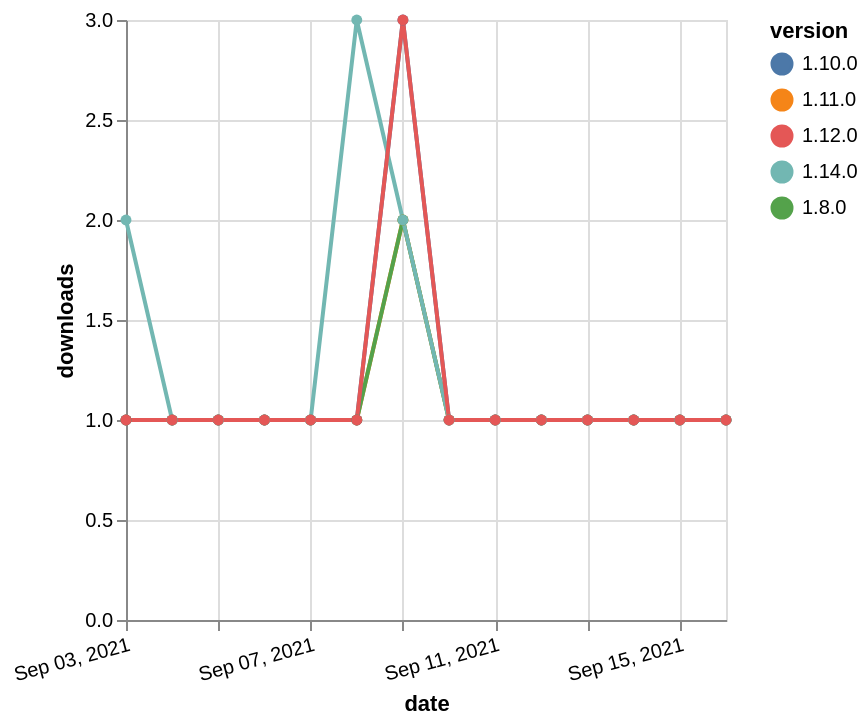

Write the Vega-Lite specification saved for this chart.
### Vega-Lite specification from a JSON file in a GitHub repository (floating-point values rounded to 4 significant figures)
{"$schema": "https://vega.github.io/schema/vega-lite/v5.json", "description": "A simple bar chart with embedded data.", "data": {"values": [{"date": "2021-09-03", "total": 202, "delta": 1, "version": "1.11.0"}, {"date": "2021-09-04", "total": 203, "delta": 1, "version": "1.11.0"}, {"date": "2021-09-05", "total": 204, "delta": 1, "version": "1.11.0"}, {"date": "2021-09-06", "total": 205, "delta": 1, "version": "1.11.0"}, {"date": "2021-09-07", "total": 206, "delta": 1, "version": "1.11.0"}, {"date": "2021-09-08", "total": 207, "delta": 1, "version": "1.11.0"}, {"date": "2021-09-09", "total": 209, "delta": 2, "version": "1.11.0"}, {"date": "2021-09-10", "total": 210, "delta": 1, "version": "1.11.0"}, {"date": "2021-09-11", "total": 211, "delta": 1, "version": "1.11.0"}, {"date": "2021-09-12", "total": 212, "delta": 1, "version": "1.11.0"}, {"date": "2021-09-13", "total": 213, "delta": 1, "version": "1.11.0"}, {"date": "2021-09-14", "total": 214, "delta": 1, "version": "1.11.0"}, {"date": "2021-09-15", "total": 215, "delta": 1, "version": "1.11.0"}, {"date": "2021-09-16", "total": 216, "delta": 1, "version": "1.11.0"}, {"date": "2021-09-03", "total": 254, "delta": 1, "version": "1.8.0"}, {"date": "2021-09-04", "total": 255, "delta": 1, "version": "1.8.0"}, {"date": "2021-09-05", "total": 256, "delta": 1, "version": "1.8.0"}, {"date": "2021-09-06", "total": 257, "delta": 1, "version": "1.8.0"}, {"date": "2021-09-07", "total": 258, "delta": 1, "version": "1.8.0"}, {"date": "2021-09-08", "total": 259, "delta": 1, "version": "1.8.0"}, {"date": "2021-09-09", "total": 261, "delta": 2, "version": "1.8.0"}, {"date": "2021-09-10", "total": 262, "delta": 1, "version": "1.8.0"}, {"date": "2021-09-11", "total": 263, "delta": 1, "version": "1.8.0"}, {"date": "2021-09-12", "total": 264, "delta": 1, "version": "1.8.0"}, {"date": "2021-09-13", "total": 265, "delta": 1, "version": "1.8.0"}, {"date": "2021-09-14", "total": 266, "delta": 1, "version": "1.8.0"}, {"date": "2021-09-15", "total": 267, "delta": 1, "version": "1.8.0"}, {"date": "2021-09-16", "total": 268, "delta": 1, "version": "1.8.0"}, {"date": "2021-09-03", "total": 285, "delta": 1, "version": "1.10.0"}, {"date": "2021-09-04", "total": 286, "delta": 1, "version": "1.10.0"}, {"date": "2021-09-05", "total": 287, "delta": 1, "version": "1.10.0"}, {"date": "2021-09-06", "total": 288, "delta": 1, "version": "1.10.0"}, {"date": "2021-09-07", "total": 289, "delta": 1, "version": "1.10.0"}, {"date": "2021-09-08", "total": 290, "delta": 1, "version": "1.10.0"}, {"date": "2021-09-09", "total": 293, "delta": 3, "version": "1.10.0"}, {"date": "2021-09-10", "total": 294, "delta": 1, "version": "1.10.0"}, {"date": "2021-09-11", "total": 295, "delta": 1, "version": "1.10.0"}, {"date": "2021-09-12", "total": 296, "delta": 1, "version": "1.10.0"}, {"date": "2021-09-13", "total": 297, "delta": 1, "version": "1.10.0"}, {"date": "2021-09-14", "total": 298, "delta": 1, "version": "1.10.0"}, {"date": "2021-09-15", "total": 299, "delta": 1, "version": "1.10.0"}, {"date": "2021-09-16", "total": 300, "delta": 1, "version": "1.10.0"}, {"date": "2021-09-03", "total": 132, "delta": 2, "version": "1.14.0"}, {"date": "2021-09-04", "total": 133, "delta": 1, "version": "1.14.0"}, {"date": "2021-09-05", "total": 134, "delta": 1, "version": "1.14.0"}, {"date": "2021-09-06", "total": 135, "delta": 1, "version": "1.14.0"}, {"date": "2021-09-07", "total": 136, "delta": 1, "version": "1.14.0"}, {"date": "2021-09-08", "total": 139, "delta": 3, "version": "1.14.0"}, {"date": "2021-09-09", "total": 141, "delta": 2, "version": "1.14.0"}, {"date": "2021-09-10", "total": 142, "delta": 1, "version": "1.14.0"}, {"date": "2021-09-11", "total": 143, "delta": 1, "version": "1.14.0"}, {"date": "2021-09-12", "total": 144, "delta": 1, "version": "1.14.0"}, {"date": "2021-09-13", "total": 145, "delta": 1, "version": "1.14.0"}, {"date": "2021-09-14", "total": 146, "delta": 1, "version": "1.14.0"}, {"date": "2021-09-15", "total": 147, "delta": 1, "version": "1.14.0"}, {"date": "2021-09-16", "total": 148, "delta": 1, "version": "1.14.0"}, {"date": "2021-09-03", "total": 200, "delta": 1, "version": "1.12.0"}, {"date": "2021-09-04", "total": 201, "delta": 1, "version": "1.12.0"}, {"date": "2021-09-05", "total": 202, "delta": 1, "version": "1.12.0"}, {"date": "2021-09-06", "total": 203, "delta": 1, "version": "1.12.0"}, {"date": "2021-09-07", "total": 204, "delta": 1, "version": "1.12.0"}, {"date": "2021-09-08", "total": 205, "delta": 1, "version": "1.12.0"}, {"date": "2021-09-09", "total": 208, "delta": 3, "version": "1.12.0"}, {"date": "2021-09-10", "total": 209, "delta": 1, "version": "1.12.0"}, {"date": "2021-09-11", "total": 210, "delta": 1, "version": "1.12.0"}, {"date": "2021-09-12", "total": 211, "delta": 1, "version": "1.12.0"}, {"date": "2021-09-13", "total": 212, "delta": 1, "version": "1.12.0"}, {"date": "2021-09-14", "total": 213, "delta": 1, "version": "1.12.0"}, {"date": "2021-09-15", "total": 214, "delta": 1, "version": "1.12.0"}, {"date": "2021-09-16", "total": 215, "delta": 1, "version": "1.12.0"}]}, "width": "container", "mark": {"type": "line", "point": {"filled": true}}, "encoding": {"x": {"field": "date", "type": "temporal", "timeUnit": "yearmonthdate", "title": "date", "axis": {"labelAngle": -15}}, "y": {"field": "delta", "type": "quantitative", "title": "downloads"}, "color": {"field": "version", "type": "nominal"}, "tooltip": {"field": "delta"}}}
